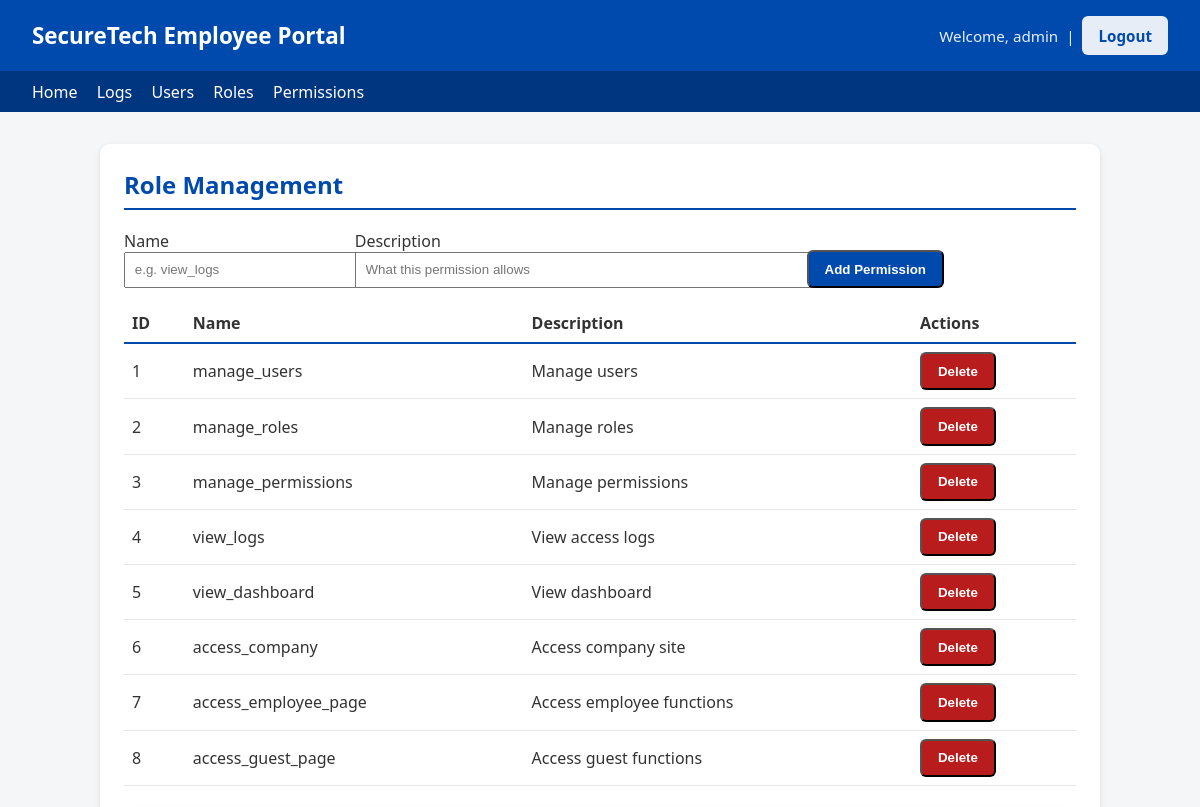
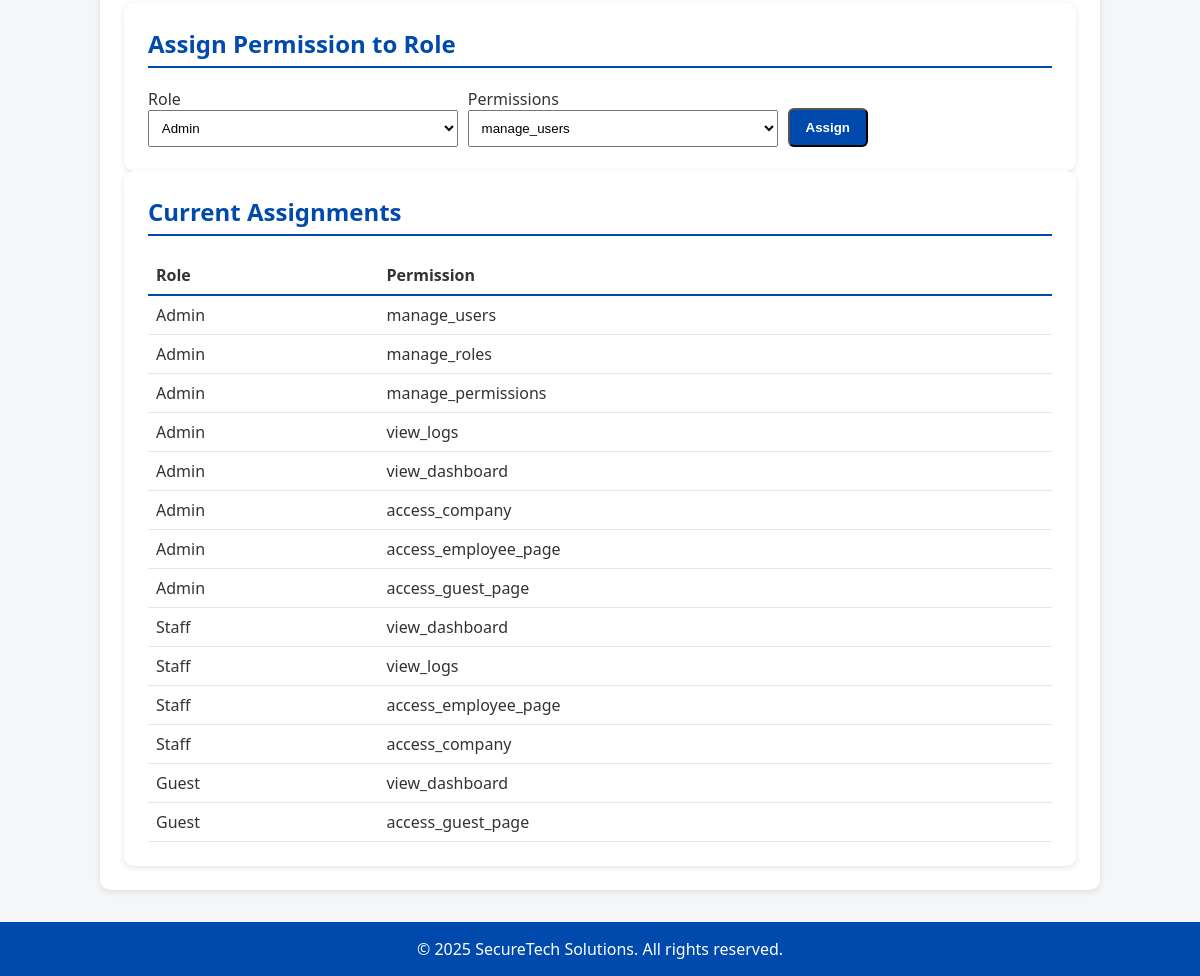
The page /permissions (signed in) on the database its author committed (2 pictures, top to bottom).
### tables this page shows
CREATE TABLE users
                 (id INTEGER PRIMARY KEY, username TEXT UNIQUE, password TEXT, role_id INTEGER);

CREATE TABLE permissions
                (id INTEGER PRIMARY KEY, name TEXT UNIQUE, description TEXT );

CREATE TABLE role_permissions
                (role_id INTEGER, permission_id INTEGER, PRIMARY KEY(role_id, permission_id));

CREATE TABLE roles 
                (id INTEGER PRIMARY KEY, name TEXT UNIQUE);

### routes.py (the view)
@router.get("/permissions", response_class=HTMLResponse)
async def manage_permissions_get(request: Request, user: dict = Depends(get_current_user), conn:sqlite3.Connection=Depends(get_db)):
    role, perms = await _role_and_perms(user, conn)
    if not perms["manage_permissions"]:
        log_access(conn, user["id"], "Attempted permission management", 0)
        raise HTTPException(status_code=403, detail="Permission denied")
    c = conn.cursor()
    permissions = c.execute("SELECT * FROM permissions").fetchall()
    roles = c.execute("SELECT * FROM roles").fetchall()
    role_perms = c.execute("SELECT rp.role_id, rp.permission_id, r.name as role, p.name as perm FROM role_permissions rp JOIN roles r ON rp.role_id=r.id JOIN permissions p ON rp.permission_id = p.id").fetchall()
    return templates.TemplateResponse("permissions.html", {"request": request, "permissions": permissions, "roles": roles, "role_perms": role_perms, "username": user["username"], "nav": build_nav(role, admin_mode=True), "title": "Manage Permissions"})

### templates/permissions.html (shortened to what this page needs)
{% extends "base.html" %}
{% block content %}
<section>
    <h2>Role Management</h2>
    <form method="post" action="/permissions"style="display: grid; grid-template-columns: 1fr 2fr auto; gap: .6rem; align-items: end; max-width: 820px; margin: .5rem 0 1rem; ">
        <div>
            <label>Name</label>
            <input type="text" name="name" required placeholder="e.g. view_logs" style="width: 100%; padding: .55rem;">
        </div>
        <div>
            <label>Description</label>
            <input type="text" name="description" placeholder="What this permission allows" style="width: 100%; padding: .55rem;">
        </div>
        <button class="btn" type="submit">Add Permission</button>
    </form>
    <div style="overflow: auto; margin-bottom: 1.5rem;">
        <table style="width: 100%; border-collapse: collapse;">
            <thead>
                <tr>
                    <th style=" text-align: left; padding: .5rem; border-bottom: 2px solid #004aad;">ID</th>
                    <th style=" text-align: left; padding: .5rem; border-bottom: 2px solid #004aad;">Name</th>
                    <th style=" text-align: left; padding: .5rem; border-bottom: 2px solid #004aad;">Description</th>
                    <th style=" text-align: left; padding: .5rem; border-bottom: 2px solid #004aad;">Actions</th>
                </tr>
            </thead>
            <tbody>
                {% for perm in permissions %}
                <tr>
                    <td style="padding: .5rem; border-bottom: 1px solid #e5e7eb;">{{ perm.id }}</td>
                    <td style="padding: .5rem; border-bottom: 1px solid #e5e7eb;">{{ perm.name }}</td>
                    <td style="padding: .5rem; border-bottom: 1px solid #e5e7eb;">{{ perm.description }}</td>
                    <td style="padding: .5rem; border-bottom: 1px solid #e5e7eb;">
                        <form method="post" action="/permissions" onsubmit="return confirm('Delete permission {{ perm.name }}?');" style="display: inline;">
                            <button class="btn" type="submit" style="background: #b91c1c;">Delete</button>
                        </form>
                    </td>
                </tr>
                {% endfor %}
            </tbody>
        </table>
    </div>
    <section>
        <h2>Assign Permission to Role</h2>
        <form method="post" action="/permissions" style="display: grid; grid-template-columns: 1fr 1fr auto; gap: .6rem; align-items: end; max-width: 720px;">
            <div>
                <label>Role</label>
                <select name="role_id" required style="width: 100%; padding: .55rem;">
                    {% for role in roles%}
                        <option value="{{ role.id }}">{{ role.name }}</option>
                    {% endfor %}
                </select>
            </div>
            <div>
                <label>Permissions</label>
                <select name="perm_id" required style="width: 100%; padding: .55rem;">
                    {% for perm in permissions %}
                        <option value="{{ perm.id }}">{{ perm.name }}</option>
                    {% endfor %}
                </select>
            </div>
            <button class="btn" type="submit">Assign</button>
        </form>
    </section>
    <section>
        <h2>Current Assignments</h2>
        <div style="overflow: auto;">
            <table style="width: 100%; border-collapse: collapse;">
                <thead>
                    <tr>
                        <th style="text-align: left; padding: .5rem; border-bottom: 2px solid #004aad;">Role</th>
                        <th style="text-align: left; padding: .5rem; border-bottom: 2px solid #004aad;">Permission</th>
                    </tr>
                </thead>
                <tbody>
                    {% for rp in role_perms %}
                    <tr>
                        <td style="padding: .5rem; border-bottom: 1px solid #e5e7eb;">{{ rp.role }}</td>
                        <td style="padding: .5rem; border-bottom: 1px solid #e5e7eb;">{{ rp.perm }}</td>
                    </tr>
                    {% endfor %}
                </tbody>
            </table>
        </div>
    </section>
</section>
{% endblock %}

### templates/base.html (shortened to what this page needs)
<!DOCTYPE html>
<html lang="en">
    <head>
    </head>
    <body>
        <header>
            <h1>{{ header_title or "SecureTech Employee Portal" }}</h1>
            <div class="who">
                {% if username %}Welcome, {{ username }}{% endif %}
                {% if username %} &nbsp;|&nbsp; {% endif %}
                <a href="/logout" class="btn" style="background: #fff; color: #004aad;">Logout</a>
            </div>
        </header>
        <nav>
            {% if nav %}
                {% for item in nav %}
                    <a href="{{ item.href }}">{{ item.label }}</a>
                {% endfor %}
            {% else %}
                <a href="/company">Company</a>
            {% endif %}
        </nav>
        <main>
            {% block content %}{% endblock %}
        </main>
        <footer>
            &copy; 2025 SecureTech Solutions. All rights reserved.
        </footer>
    </body>
</html>

### templates/base.html (style rules this page uses)
body { font-family: "Segoe UI", Tahoma, Geneva, Verdana, sans-serif; margin: 0; background: #f4f6f8; color: #333; }
header { background: #004aad; color: #fff; padding: 1rem 2rem; display: flex; justify-content:space-between; align-items: center; }
header h1 { margin: 0; font-size: 1.4rem; }
header .who { opacity: .9; font-size: .95rem; }
nav { background: #003580; padding: .6rem 2rem; display: flex; gap:1.2rem; flex-wrap: wrap; }
nav a { color: #fff; text-decoration: none; font-weight: 500; }
main { max-width: 1000px; margin: 2rem auto; padding: 0 2rem; }
section { background: #fff; border-radius: 10px; box-shadow: 0 2px 6px rgba(0,0,0,.1); padding: 1.5rem; }
section h2 { color: #004aad; border-bottom: 2px solid #004aad; padding-bottom: .4rem; margin-top:0 ; }
footer { background: #004aad; color: #fff; text-align: center; padding: 1rem; margin-top: 2rem; }
.btn { display: inline-block; background: #004aad; color: #fff; padding: .6rem 1rem; border-radius: 6px ; text-decoration: none; font-weight: 600; }

### rows shown on the page
users: username "admin"
permissions: id "1", name "manage_users", description "Manage users"
permissions: id "2", name "manage_roles", description "Manage roles"
permissions: id "3", name "manage_permissions", description "Manage permissions"
permissions: id "4", name "view_logs", description "View access logs"
permissions: id "5", name "view_dashboard", description "View dashboard"
permissions: id "6", name "access_company", description "Access company site"
permissions: id "7", name "access_employee_page", description "Access employee functions"
permissions: id "8", name "access_guest_page", description "Access guest functions"
role_permissions: role "Admin", perm "manage_users"
role_permissions: role "Admin", perm "manage_roles"
role_permissions: role "Admin", perm "manage_permissions"
role_permissions: role "Admin", perm "view_logs"
role_permissions: role "Admin", perm "view_dashboard"
role_permissions: role "Admin", perm "access_company"
role_permissions: role "Admin", perm "access_employee_page"
role_permissions: role "Admin", perm "access_guest_page"
role_permissions: role "Staff", perm "view_dashboard"
role_permissions: role "Staff", perm "view_logs"
role_permissions: role "Staff", perm "access_employee_page"
role_permissions: role "Staff", perm "access_company"
role_permissions: role "Guest", perm "view_dashboard"
role_permissions: role "Guest", perm "access_guest_page"

### other values the page prints
{{ header_title or "SecureTech Employee Portal" }} "SecureTech Employee Portal"
{{ item.label }} "Home" "Logs" "Users" "Roles" "Permissions"
form field role_id "Admin"
form field perm_id "manage_users"
